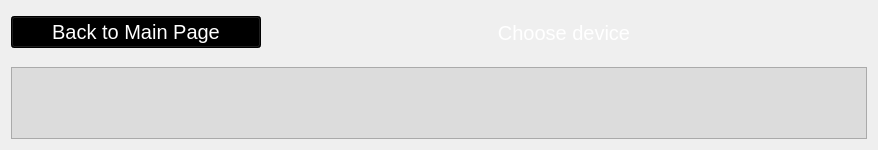
            <widget class="QFrame" name="frame_16">
             <property name="minimumSize">
              <size>
               <width>0</width>
               <height>150</height>
              </size>
             </property>
             <property name="maximumSize">
              <size>
               <width>16777215</width>
               <height>150</height>
              </size>
             </property>
             <property name="frameShape">
              <enum>QFrame::NoFrame</enum>
             </property>
             <property name="frameShadow">
              <enum>QFrame::Raised</enum>
             </property>
             <property name="lineWidth">
              <number>0</number>
             </property>
             <layout class="QVBoxLayout" name="verticalLayout_12">
              <property name="spacing">
               <number>2</number>
              </property>
              <property name="leftMargin">
               <number>11</number>
              </property>
              <property name="topMargin">
               <number>11</number>
              </property>
              <property name="rightMargin">
               <number>11</number>
              </property>
              <property name="bottomMargin">
               <number>11</number>
              </property>
              <item>
               <widget class="QFrame" name="frame_18">
                <property name="minimumSize">
                 <size>
                  <width>0</width>
                  <height>43</height>
                 </size>
                </property>
                <property name="maximumSize">
                 <size>
                  <width>16777215</width>
                  <height>43</height>
                 </size>
                </property>
                <property name="frameShape">
                 <enum>QFrame::NoFrame</enum>
                </property>
                <property name="frameShadow">
                 <enum>QFrame::Raised</enum>
                </property>
                <property name="lineWidth">
                 <number>0</number>
                </property>
                <layout class="QHBoxLayout" name="horizontalLayout_11">
                 <property name="spacing">
                  <number>0</number>
                 </property>
                 <property name="leftMargin">
                  <number>0</number>
                 </property>
                 <property name="topMargin">
                  <number>0</number>
                 </property>
                 <property name="rightMargin">
                  <number>0</number>
                 </property>
                 <property name="bottomMargin">
                  <number>0</number>
                 </property>
                 <item>
                  <widget class="QFrame" name="frame_20">
                   <property name="minimumSize">
                    <size>
                     <width>250</width>
                     <height>0</height>
                    </size>
                   </property>
                   <property name="maximumSize">
                    <size>
                     <width>250</width>
                     <height>16777215</height>
                    </size>
                   </property>
                   <property name="frameShape">
                    <enum>QFrame::NoFrame</enum>
                   </property>
                   <property name="frameShadow">
                    <enum>QFrame::Raised</enum>
                   </property>
                   <property name="lineWidth">
                    <number>0</number>
                   </property>
                   <layout class="QHBoxLayout" name="horizontalLayout_12">
                    <property name="spacing">
                     <number>0</number>
                    </property>
                    <property name="leftMargin">
                     <number>0</number>
                    </property>
                    <property name="topMargin">
                     <number>0</number>
                    </property>
                    <property name="rightMargin">
                     <number>0</number>
                    </property>
                    <property name="bottomMargin">
                     <number>0</number>
                    </property>
                    <item>
                     <widget class="QPushButton" name="pushButton_3">
                      <property name="font">
                       <font>
                        <pointsize>15</pointsize>
                       </font>
                      </property>
                      <property name="styleSheet">
                       <string notr="true">color:white;background-color:black;</string>
                      </property>
                      <property name="text">
                       <string>Back to Main Page</string>
                      </property>
                     </widget>
                    </item>
                   </layout>
                  </widget>
                 </item>
                 <item>
                  <widget class="QFrame" name="frame_21">
                   <property name="minimumSize">
                    <size>
                     <width>606</width>
                     <height>0</height>
                    </size>
                   </property>
                   <property name="maximumSize">
                    <size>
                     <width>606</width>
                     <height>16777215</height>
                    </size>
                   </property>
                   <property name="frameShape">
                    <enum>QFrame::NoFrame</enum>
                   </property>
                   <property name="frameShadow">
                    <enum>QFrame::Raised</enum>
                   </property>
                   <property name="lineWidth">
                    <number>0</number>
                   </property>
                   <layout class="QHBoxLayout" name="horizontalLayout_13">
                    <property name="spacing">
                     <number>0</number>
                    </property>
                    <property name="leftMargin">
                     <number>0</number>
                    </property>
                    <property name="topMargin">
                     <number>0</number>
                    </property>
                    <property name="rightMargin">
                     <number>0</number>
                    </property>
                    <property name="bottomMargin">
                     <number>0</number>
                    </property>
                    <item>
                     <widget class="QLabel" name="label_4">
                      <property name="font">
                       <font>
                        <pointsize>15</pointsize>
                       </font>
                      </property>
                      <property name="styleSheet">
                       <string notr="true">color:white</string>
                      </property>
                      <property name="text">
                       <string>Choose device</string>
                      </property>
                      <property name="alignment">
                       <set>Qt::AlignCenter</set>
                      </property>
                     </widget>
                    </item>
                   </layout>
                  </widget>
                 </item>
                </layout>
               </widget>
              </item>
              <item>
               <widget class="QFrame" name="frame_19">
                <property name="maximumSize">
                 <size>
                  <width>16777215</width>
                  <height>105</height>
                 </size>
                </property>
                <property name="frameShape">
                 <enum>QFrame::NoFrame</enum>
                </property>
                <property name="frameShadow">
                 <enum>QFrame::Raised</enum>
                </property>
                <property name="lineWidth">
                 <number>0</number>
                </property>
                <layout class="QHBoxLayout" name="horizontalLayout_14">
                 <property name="spacing">
                  <number>0</number>
                 </property>
                 <property name="leftMargin">
                  <number>0</number>
                 </property>
                 <property name="topMargin">
                  <number>11</number>
                 </property>
                 <property name="rightMargin">
                  <number>0</number>
                 </property>
                 <property name="bottomMargin">
                  <number>0</number>
                 </property>
                 <item>
                  <widget class="QListWidget" name="listWidget_2">
                   <property name="styleSheet">
                    <string notr="true">color: blue;
font-size: 18px;
background-color:rgb(220, 220, 220)</string>
                   </property>
                  </widget>
                 </item>
                </layout>
               </widget>
              </item>
             </layout>
            </widget>
